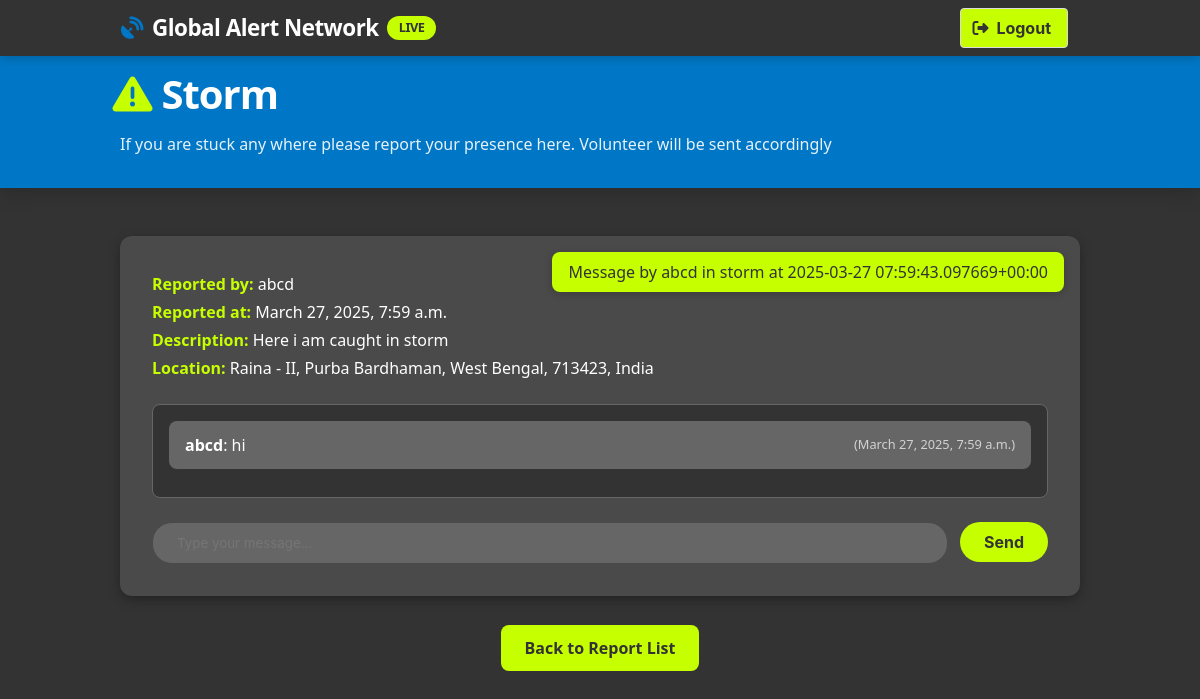
Page /community/disaster/8/ (signed in) on the committed database.
### community/models.py (models this page shows, shortened)
class EmergencyReport(models.Model):
    DISASTER_TYPES = (
        ('flood', 'Flood'),
        ('wildfire', 'Wildfire'),
        ('storm', 'Storm'),
        ('earthquake', 'Earthquake'),
        ('volcanic_eruption', 'Volcanic Eruption'),
        ('drought', 'Drought'),
    )
    user = models.ForeignKey(User, on_delete=models.CASCADE)
    disaster_type = models.CharField(max_length=50, choices=DISASTER_TYPES)
    description = models.TextField()
    location = models.CharField(max_length=255, null=True, blank=True)  # Manually entered location
    latitude = models.FloatField(null=True, blank=True)  # Live location latitude
    longitude = models.FloatField(null=True, blank=True)  # Live location longitude
    reported_at = models.DateTimeField(default=timezone.now)
    is_active = models.BooleanField(default=True)

class ChatMessage(models.Model):
    report = models.ForeignKey(EmergencyReport, on_delete=models.CASCADE, related_name='messages')
    user = models.ForeignKey(User, on_delete=models.CASCADE)
    message = models.TextField()
    timestamp = models.DateTimeField(auto_now_add=True)
    def __str__(self):
        return f"Message by {self.user.username} in {self.report.disaster_type} at {self.timestamp}"

### community/views.py (the view, shortened to what this page needs)
# urls.py: path('disaster/<int:report_id>/', views.disaster_chat, name='disaster_chat'),
@login_required
def disaster_chat(request, report_id):
    report = get_object_or_404(EmergencyReport, id=report_id, is_active=True)
    messages = report.messages.all().order_by('timestamp')
    location_display = report.location if report.location else "Location not provided"
    return render(request, 'community/disaster_chat.html', {
        'report': report,
        'messages': messages,
        'location_display': location_display,
    })

### community/templates/community/disaster_chat.html (shortened to what this page needs)
<!DOCTYPE html>
<html lang="en">
<head>
  <link rel="stylesheet" href="https://cdnjs.cloudflare.com/ajax/libs/bulma/0.9.4/css/bulma.min.css">
  <link rel="stylesheet" href="https://cdnjs.cloudflare.com/ajax/libs/font-awesome/6.4.0/css/all.min.css">
 <nav class="navbar is-fixed-top" role="navigation" aria-label="main navigation">
  <div class="container">
    <div class="navbar-brand">
      <a class="navbar-item" href="#">
        <span class="icon mr-2" style="color: var(--blue);">
          <i class="fas fa-satellite-dish"></i>
        </span>
        Global Alert Network
        <span class="alert-badge">LIVE</span>
      </a>
    </div>
    <div class="navbar-end">
      <div class="navbar-item">
        <form method="POST" action="{% url 'logout' %}">
          <button class="button is-lime" type="submit">
            <span class="icon"><i class="fas fa-sign-out-alt"></i></span>
            <span>Logout</span>
          </button>
        </form>
      </div>
    </div>
  </div>
</nav>
<section class="dashboard-header">
  <div class="container">
    <h1 class="dashboard-title">
      <span class="icon mr-2" style="color: var(--lime);">
        <i class="fas fa-exclamation-triangle"></i>
      </span>
      {{ report.disaster_type|title }}
    </h1>
    <p class="dashboard-subtitle">If you are stuck any where please report your presence here. Volunteer will be sent accordingly</p>
  </div>
</section>
<section class="section" style="margin-top: -2rem;">
  <div class="container">
    <div style="position: absolute; top: 1rem; right: 1rem; z-index: 1000;">
      {% if messages %}
        {% for message in messages %}
          <div class="notification is-success" style="background-color: var(--lime); color: var(--dark); border-radius: 8px; padding: 0.5rem 1rem; box-shadow: 0 2px 8px rgba(0, 0, 0, 0.2);">
            {{ message }}
          </div>
        {% endfor %}
      {% endif %}
    </div>
    <div class="chat-section">
      <div class="chat-details">
        <p><strong>Reported by:</strong> {{ report.user.username }}</p>
        <p><strong>Reported at:</strong> {{ report.reported_at }}</p>
        <p><strong>Description:</strong> {{ report.description }}</p>
        <p><strong>Location:</strong> {{ location_display }}</p>
      </div>
      <div class="chat-container" id="chat-messages">
        {% for message in messages %}
          <div class="chat-message {% if message.user.profile.role == 'authority' %}authority-message{% endif %}" data-message-id="{{ message.id }}">
            <strong>{{ message.user.username }}</strong>: {{ message.message }} <small>({{ message.timestamp }})</small>
          </div>
        {% endfor %}
      </div>
      <div class="chat-input">
        <input type="text" id="chat-input" placeholder="Type your message..." aria-label="Type your message">
        <button class="button" id="send-button" onclick="sendMessage()">Send</button>
      </div>
    </div>
    <div style="text-align: center; margin-top: 40px;">
      <a href="{% url 'report_list' %}" class="back-button mt-4">Back to Report List</a>
    </div></div>
</section>

### community/templates/community/disaster_chat.html (style rules this page uses)
:root { --blue: #0077C6; --blue-dark: #005d9c; --blue-light: #3a99de; --dark: #333333; --dark-light: #4a4a4a; --dark-lighter: #666666; --lime: #C6FF00; --lime-dark: #a2cc00; --white: #ffffff; --gray-light: #e0e0e0; }
.navbar { background-color: var(--dark); box-shadow: 0 2px 10px rgba(0, 0, 0, 0.2); }
.navbar-brand .navbar-item { font-weight: 700; font-size: 1.4rem; color: var(--white); letter-spacing: -0.5px; }
.alert-badge { background-color: var(--lime); color: var(--dark); border-radius: 12px; padding: 2px 12px; font-size: 0.8rem; margin-left: 8px; font-weight: bold; animation: pulse 2s infinite; }
.dashboard-header { background: var(--blue); padding: 4rem 1.5rem 2rem; margin-bottom: 2rem; box-shadow: 0 4px 20px rgba(0, 0, 0, 0.2); }
.dashboard-title { color: white; font-weight: 800; letter-spacing: -1px; margin-bottom: 0.5rem; font-size: 2.5rem; }
.dashboard-subtitle { color: rgba(255, 255, 255, 0.9); font-weight: 400; max-width: 800px; }
.button.is-lime { background-color: var(--lime); color: var(--dark); font-weight: bold; }
.chat-section { background-color: var(--dark-light); padding: 2rem; border-radius: 12px; box-shadow: 0 4px 12px rgba(0, 0, 0, 0.3); }
.chat-details { margin-bottom: 1.5rem; }
.chat-details p { color: var(--white); margin: 0.25rem 0; }
.chat-details p strong { color: var(--lime); }
.chat-container { max-height: 500px; overflow-y: auto; background-color: var(--dark); padding: 1rem; border-radius: 8px; border: 1px solid var(--dark-lighter); margin-bottom: 1.5rem; }
.chat-message { background-color: var(--dark-lighter); padding: 0.75rem 1rem; border-radius: 8px; margin-bottom: 0.75rem; display: flex; align-items: center; animation: fadeIn 0.3s ease; }
.chat-message strong { color: var(--white); }
.chat-message small { margin-left: auto; color: var(--white); opacity: 0.7; font-size: 0.8rem; }
.chat-input { display: flex; gap: 0.75rem; }
.chat-input input { flex: 1; background-color: var(--dark-lighter); color: var(--white); border: 1px solid var(--dark-light); border-radius: 20px; padding: 0.75rem 1.5rem; transition: border-color 0.3s ease, box-shadow 0.3s ease; }
.chat-input .button { background-color: var(--lime); color: var(--dark); border: none; border-radius: 20px; padding: 0.75rem 1.5rem; font-weight: bold; transition: transform 0.3s ease, background-color 0.3s ease; }
.back-button { background-color: var(--lime); color: var(--dark); font-weight: bold; border: none; border-radius: 8px; padding: 0.75rem 1.5rem; transition: transform 0.3s ease, background-color 0.3s ease; }

### rows in the picture
EmergencyReport: disaster_type "Storm", user.username "abcd", reported_at "March 27, 2025, 7:59 a.m.", description "Here i am caught in storm", location "Raina - II, Purba Bardhaman, West Bengal, 713423, India"
ChatMessage: user+report+timestamp "Message by abcd in storm at 2025-03-27 07:59:43.097669+00:00", user.username "abcd", message "hi", timestamp "March 27, 2025, 7:59 a.m."
